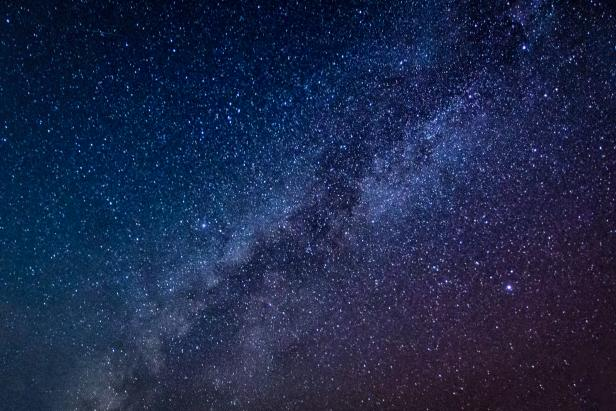
#> input picture galaxy.jpeg, 616 x 411 px
$ python intro.py
#> lines starting #> are read from the running program, lines starting #| are printed output that depends on the picture
'''
    openCV stands for Open Source Computer Vision.
    Available in different programming languages as well.

'''

import cv2
# import numpy

# imread(path, how do you want to read image ?)
# as it is then pass 1(rgb) 3 bands
# black and white 0(greyscale) 2 bands
# -1 (transparency)
img = cv2.imread("galaxy.jpeg", 0)
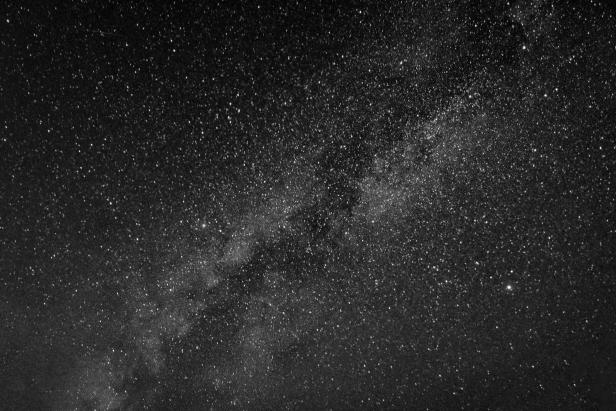
#> img: shape (411, 616); min 0, max 255, mean 40.9

# python stores images as numpy array let's check
print(type(img)) #<class 'numpy.ndarray'>
#| <class 'numpy.ndarray'>

print(img)
#> (printed output is left out)

# shape and dimensions of the image depends upon how we have imported the image
print(img.shape) #(411, 616)
#| (411, 616)
print(img.ndim) #2  because we have passed 0 as parameter
#| 2

# We can resize array according to us python will manipulate the values
# resize() takes to 2 args first one img that we have imported
# second one resized image shape
resized_img = cv2.resize(img, (img.shape[1]//2, img.shape[0]//2)) #instaed of tuple can use any other dt by tuple is recommended
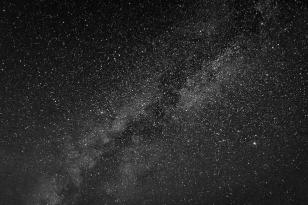
#> resized_img: shape (205, 308); min 3, max 241, mean 40.8


# can write image
# it will create and resized image at saves in cwd with given name
cv2.imwrite("galaxy_resized.jpeg", resized_img)

# displays the image
# 1st parameter name of the window that will appear
cv2.imshow("Galaxy", resized_img)
#how to close the window if put 0
#then pressing anykey will closes the window or can pass time in ms
cv2.waitKey(0)
# what to do after waitKey() method executed
cv2.destroyAllWindows()
